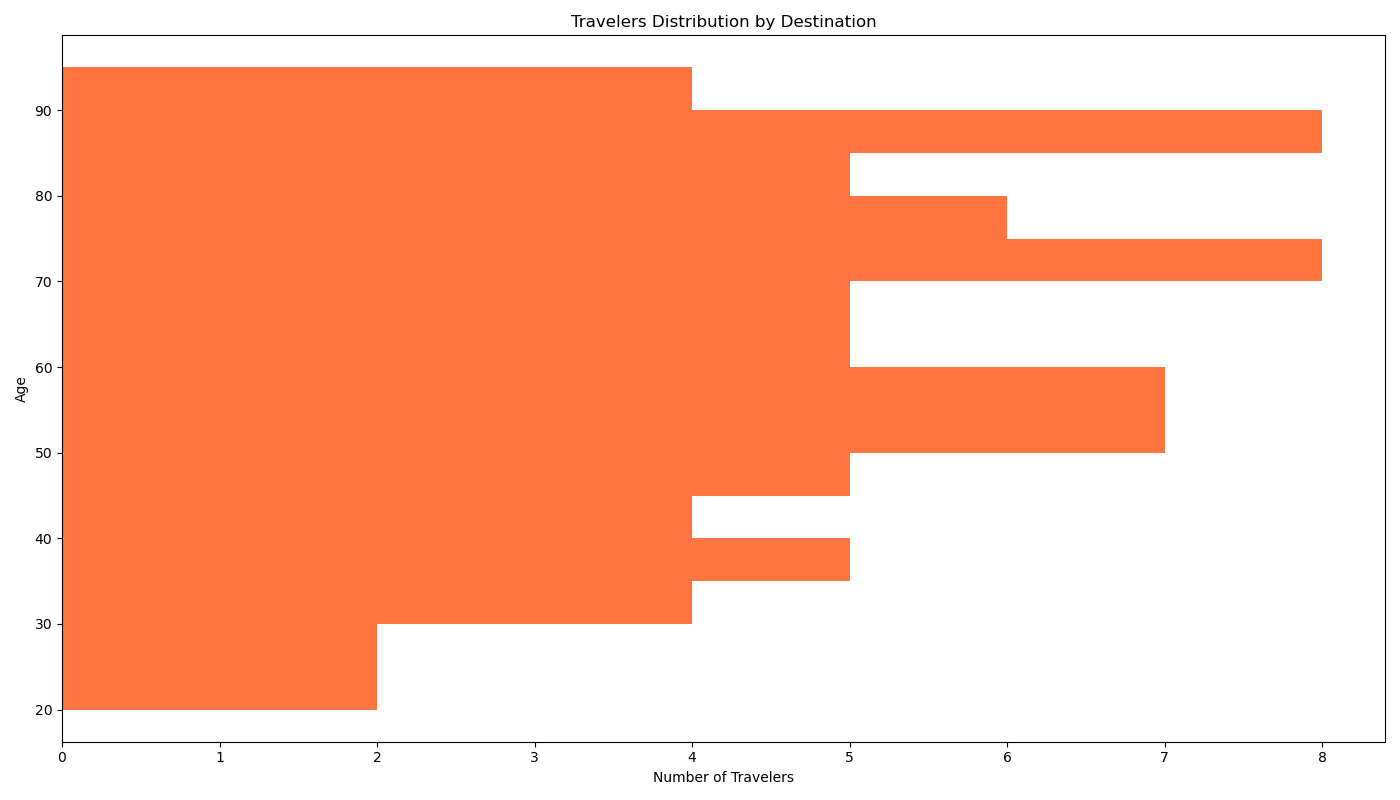

The Python source for this figure:

import matplotlib.pyplot as plt

travelers = [
    34, 56, 65, 72, 85, 90, 23, 45, 53, 67, 71, 84, 28, 49, 59, 62, 73, 81, 34, 46, 58, 69, 75, 89, 27, 50, 63, 77, 92, 24, 47, 55, 66, 78, 83, 30, 44, 54, 68, 74, 80, 37, 52, 60, 70, 79, 87, 33, 51, 64, 76, 88, 35, 48, 61, 82, 91, 36, 43, 57, 85, 40, 55, 72, 86, 39, 56, 73, 87, 41, 53, 74, 89, 38, 52, 75, 90
]

plt.figure(figsize=(14, 8))

plt.hist(travelers, bins=range(20, 100, 5), alpha=0.75, orientation='horizontal', color='#FF4500')

plt.title('Travelers Distribution by Destination')
plt.xlabel('Number of Travelers')
plt.ylabel('Age')

plt.tight_layout()

plt.show()
